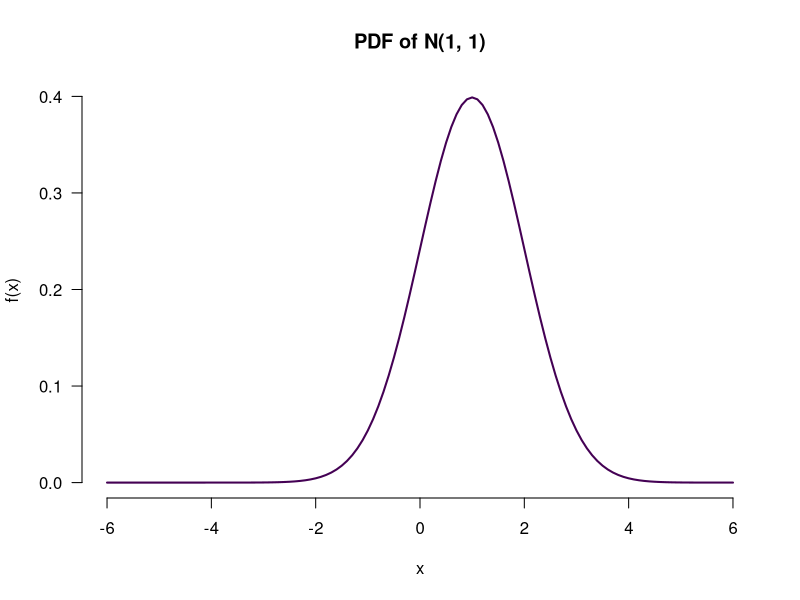
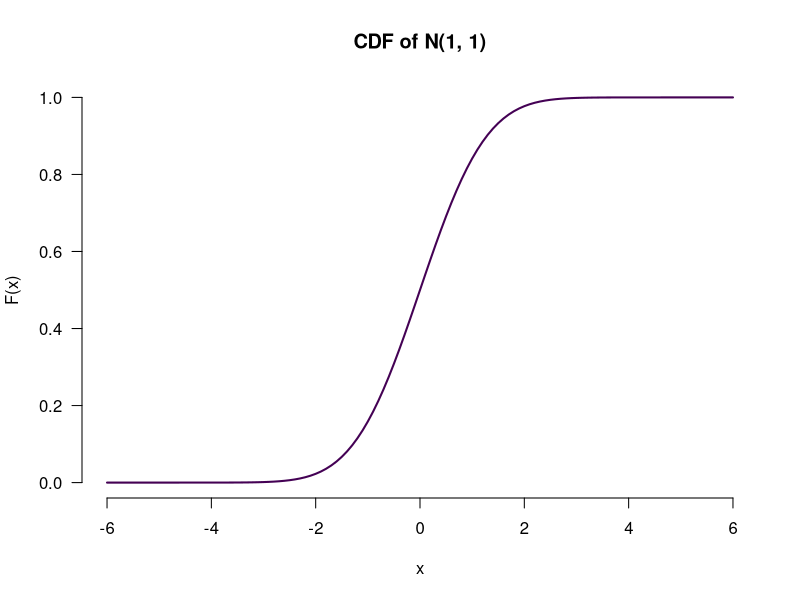
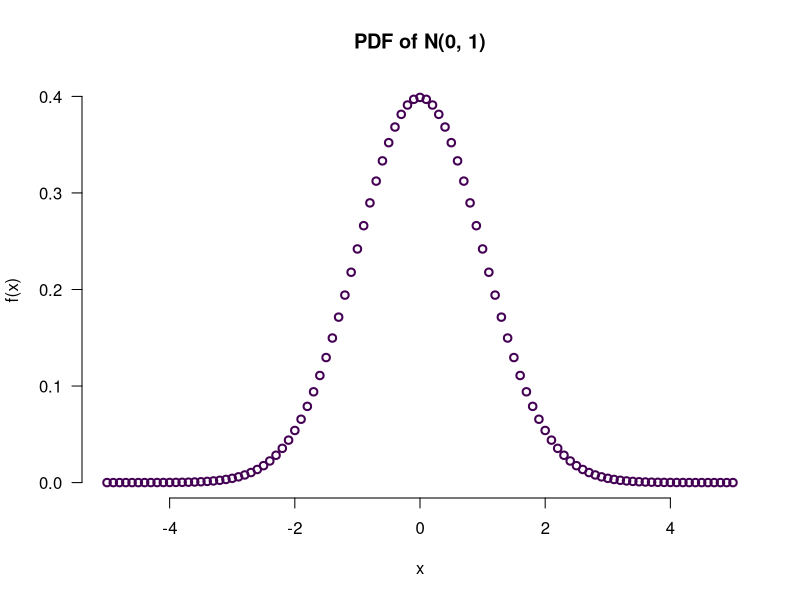
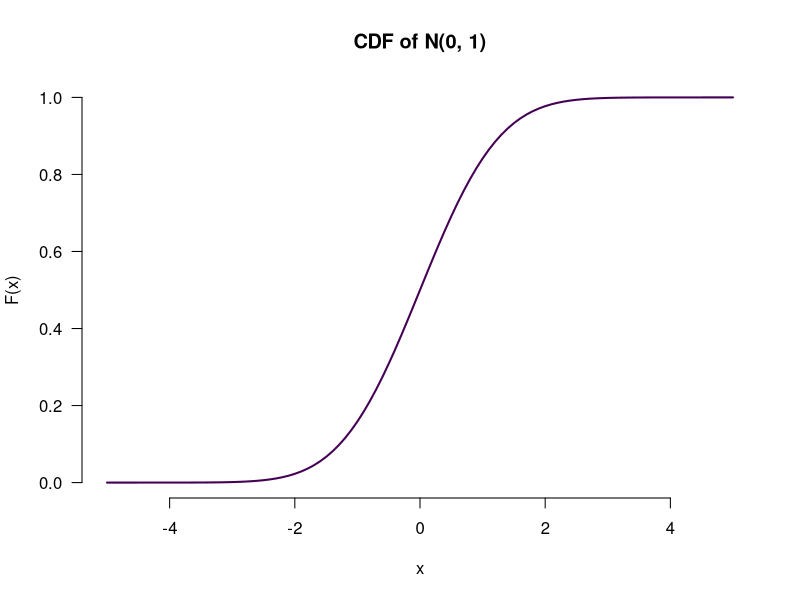
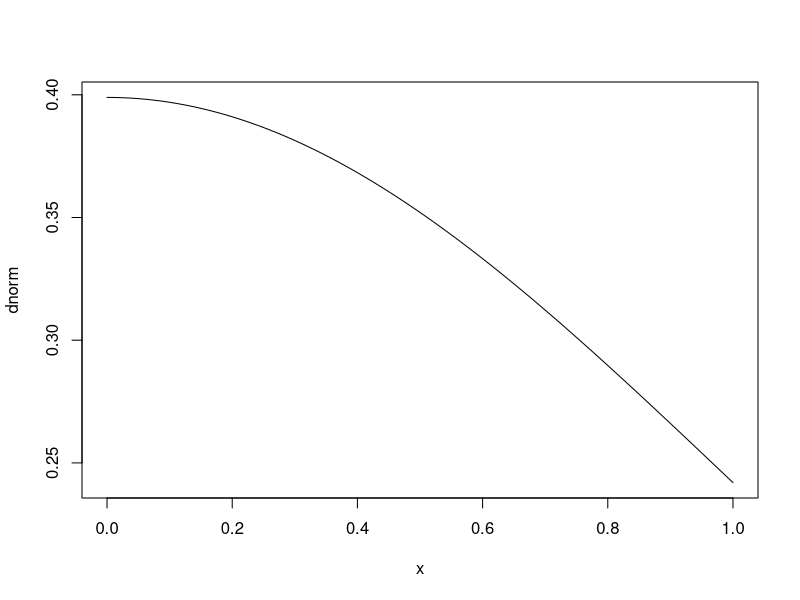
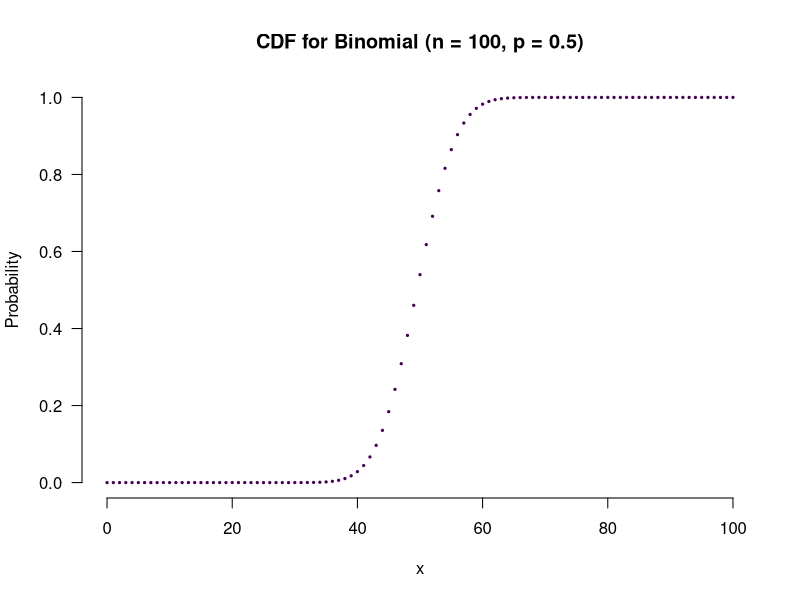
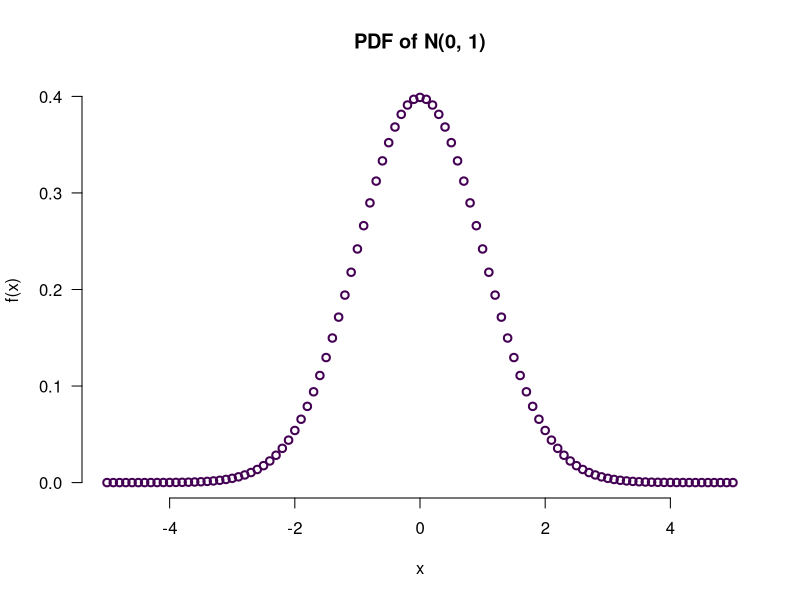
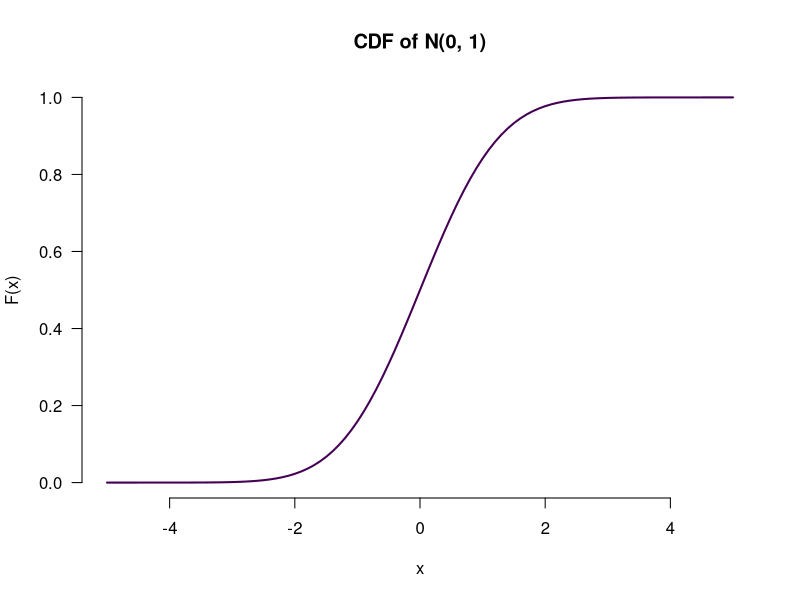

These figures' R source, in order:
## ---- chunk 1
# The first line sets an option for the final document that can be produced from
# the .Rmd file. Don't worry about it.
knitr::opts_chunk$set(echo = TRUE)

# The next bit (lines 22-43) is quite powerful and useful. 
# First you define which packages you need for your analysis and assign it to 
# the p_needed object. 
p_needed <- c("viridis")

# Now you check which packages are already installed on your computer.
# The function installed.packages() returns a vector with all the installed 
# packages.
packages <- rownames(installed.packages())
# Then you check which of the packages you need are not installed on your 
# computer yet. Essentially you compare the vector p_needed with the vector
# packages. The result of this comparison is assigned to p_to_install.
p_to_install <- p_needed[!(p_needed %in% packages)]
# If at least one element is in p_to_install you then install those missing
# packages.
if (length(p_to_install) > 0) {
  install.packages(p_to_install)
}
# Now that all packages are installed on the computer, you can load them for
# this project. Additionally the expression returns whether the packages were
# successfully loaded.
sapply(p_needed, require, character.only = TRUE)
## ---- chunk 2
x_values <- seq(from = -6, to = 6, by = 0.1) 


plot(x = x_values, 
     y = dnorm(x_values, mean = 1, sd = 1),
     bty = "n", 
     las = 1,   
  type = "l",
     col = viridis(1), 
     lwd = 2,
     main = "PDF of N(1, 1)",  
     ylab = "f(x)",
     xlab = "x"
     )

plot(x = x_values, 
     y = pnorm(x_values),
     bty = "n", 
     las = 1,
     type = "l",
     col = viridis(1),
     lwd = 2, #line with
     main = "CDF of N(1, 1)", #title
     ylab = "F(x)",
     xlab = "x"
     )
x_values <- seq(from = -5, to = 5, by = 0.1) # seq go from 0.5 to 5 by 0.1 range

plot(x = x_values, 
     y = dnorm(x_values), #calculate the density
     bty = "n", 
     las = 1,
     type = "p",
     col = viridis(1),
     lwd = 2,
     main = "PDF of N(0, 1)",
     ylab = "f(x)",
     xlab = "x"
     )
 # below is to have a line to have a continuous line  type= "l"
plot(x = x_values, 
     y = pnorm(x_values),
     bty = "n", 
     las = 1,
     type = "l",
     col = viridis(1),
     lwd = 2, #line with
     main = "CDF of N(0, 1)", #title
     ylab = "F(x)",
     xlab = "x"
     )

dnorm(0, mean = 1, sd = 1) #density function of a normal distribution with mean 1 and variance of 1

plot(dnorm) 

#plot the cumulative distribution function of this variable.
x_values <- 0:100

plot(x = x_values, 
     y = pbinom(x_values, size = 100, p = 0.5),
     type = "p",
     main = "CDF for Binomial (n = 100, p = 0.5)",
     xlab = "x",
     ylab = "Probability",
     bty = "n",
     las = 1,
     pch = 19, 
     cex = 0.3, 
     col = viridis(1),
     frame = F
     )
## ---- chunk 3
dnorm(20, mean = 0, sd = 1) #density function
pnorm(20, mean = 0, sd = 1)	#cumulative distribution function
x_values <- seq(from = -5, to = 5, by = 0.1) # seq go from 0.5 to 5 by 0.1 range

plot(x = x_values, 
     y = dnorm(x_values), #calculate the density
     bty = "n", 
     las = 1,
     type = "p",
     col = viridis(1),
     lwd = 2,
     main = "PDF of N(0, 1)",
     ylab = "f(x)",
     xlab = "x"
     )
 # below is to have a line to have a continuous line  type= "l"
plot(x = x_values, 
     y = pnorm(x_values),
     bty = "n", 
     las = 1,
     type = "l",
     col = viridis(1),
     lwd = 2, #line with
     main = "CDF of N(0, 1)", #title
     ylab = "F(x)",
     xlab = "x"
     )

plot(dnorm)
plot(pnorm)

## ---- chunk 4

x_values <- 0:100
# Now we produce an empty plot.
plot(
  x = x_values,
  ylim = c(0, 0.1), # With ylim you can adjust the limits of the y axis.
  type = "n",       # type "n" produces an empty plot window.
  main = "PMF for Binomial (n = 30, p = 0.5)",
  xlab = "x",
  ylab = "p(x)",
  las = 1,
  frame = F
  )
# Let's add the points.
points(x_values, 
       dbinom(x_values, size = 30, p = 0.5), 
       cex = 0.3, 
       pch = 19, 
       col = viridis(1)
       )
# And lines
segments(x0 = x_values, 
         y0 = 0, 
         x1 = x_values, 
         y1 = dbinom(x_values, size = 30, p = 0.5), 
         col = viridis(1)
         )  

rbinom(n = 1, size = 30, prob = 0.5)


# First, we need an x-axis
x_values <- 0:40

# Now we produce an empty plot.
plot(
  x = x_values,
  ylim = c(0, 0.15), # With ylim you can adjust the limits of the y axis.
  type = "n",       # type "n" produces an empty plot window.
  main = "PMF for Binomial (n = 30, p = 0.5)",
  xlab = "x",
  ylab = "p(x)",
  las = 1,
  frame = F
  )

# Let's add the points.
points(x_values, 
       dbinom(x_values, size = 30, p = 0.5), 
       cex = 0.3, 
       pch = 19, 
       col = viridis(1)
       )

# And those lines we know from the lecture.
segments(x0 = x_values, 
         y0 = 0, 
         x1 = x_values, 
         y1 = dbinom(x_values, size = 30, p = 0.5), 
         col = viridis(1)
         )  





x_values <- 0:50

plot(x = x_values, 
     y = pbinom(x_values, size = 50, p = 0.5),
     type = "p",
     main = "CDF Fair coin (n = 50, p = 0.5)",
     xlab = "coin tosses",
     ylab = "Probability",
     bty = "n",
     las = 1,
     pch = 19, 
     cex = 0.3, 
     col = viridis(1),
     frame = F
     )




#a biased coin: let the probability of having a Head be 0.60.


plot(x = x_values, 
     y = pbinom(q = x_values, size = 50, p = 0.6),
     bty = "n",
     las = 1,
     pch = 19,
     xlab = "coin tosses",
     ylab = "Probability of having head",
     main = "CDF biased coin (n = 50, p = 0.6)",
     cex = 0.5, 
     col = viridis(1),
     frame = F
     )


## ---- chunk 5

rbinom(n = 1000, size = 50, prob = 0.5) #(i) a fair coin
rbinom(n = 1000, size = 50, prob = 0.75) #(ii) a biased coin

plot(x = rbinom(n = 1000, size = 50, prob = 0.5), 
     y = rbinom(n = 1000, size = 50, prob = 0.75),
     type = "p",
     main = "CDF for fair and biased coin",
     xlab = "x",
     ylab = "Probability",
     bty = "n",
     las = 1,
     pch = 19, 
     cex = 0.3, 
     col = viridis(1),
     frame = F
     )

## ---- chunk 6


pop <- rnorm(1000, mean = 18, sd = 3)

plot(density(pop),
     bty = "n",
     las = 1,
     col = viridis(1),
     lwd = 2,
     main = "Density of population"
)
dnorm(20, mean = 18, sd = 3)

plot(dnorm)


## ---- chunk 7
pnorm(q=0.15, mean = 0, sd = 1) * 100

## ---- chunk 8
population <- 0:1000

pnorm(q = 0.15, mean = 0, sd =1)

## ---- chunk 9
pnorm(q = 0.25, mean = 0, sd = 1) - pnorm(q = 0.20, mean =0, sd = 1)
## ---- chunk 10
qnorm(p = 0.14, mean = 0, sd = 1)
## ---- chunk 11
1 - pbinom(q = 10, size = 12, p = 0.2)

## ---- chunk 12
1 - pnorm(q = 1.96, mean = 0, sd = 1)
## ---- chunk 13
# 3.3
sum(pop > 20 & pop < 25)

# 3.4
qnorm(p = 0.10, mean = 18, sd = 3)

# 4.1
1 - pbinom(q = 0, size = 12, p = 0.2)

# 4.2
1 - pbinom(q = 1, size = 12, p = 0.2)

